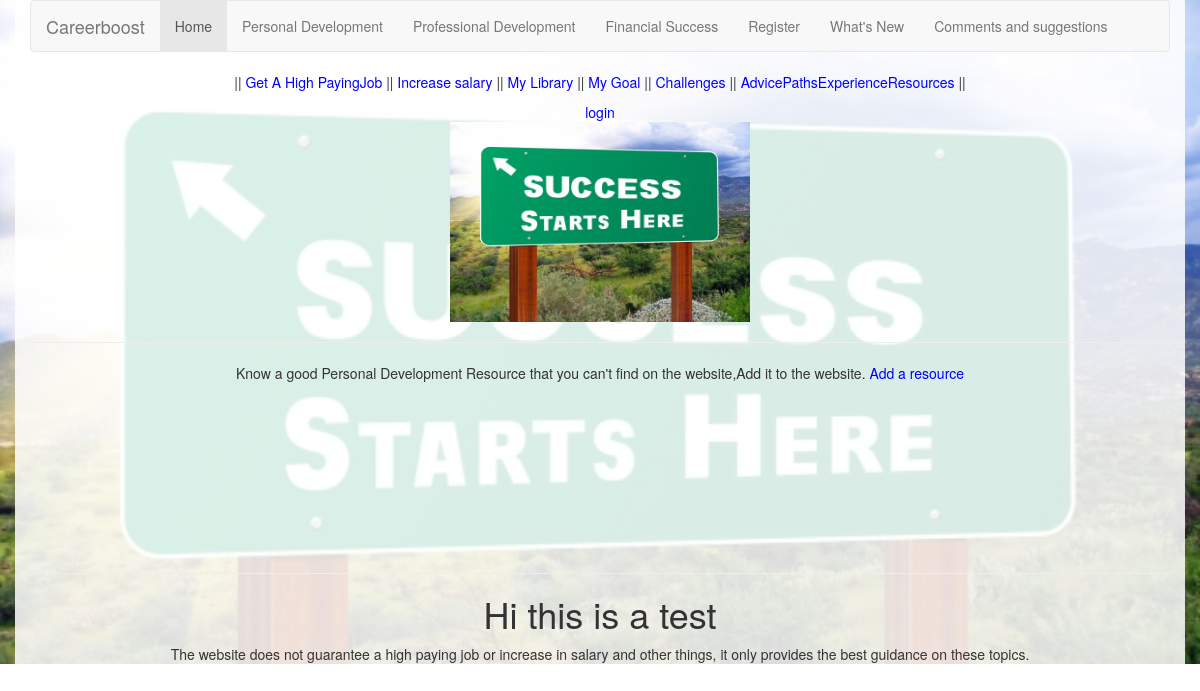
Page /FirstApp/Jim_Rohn/ on the earlier database version.
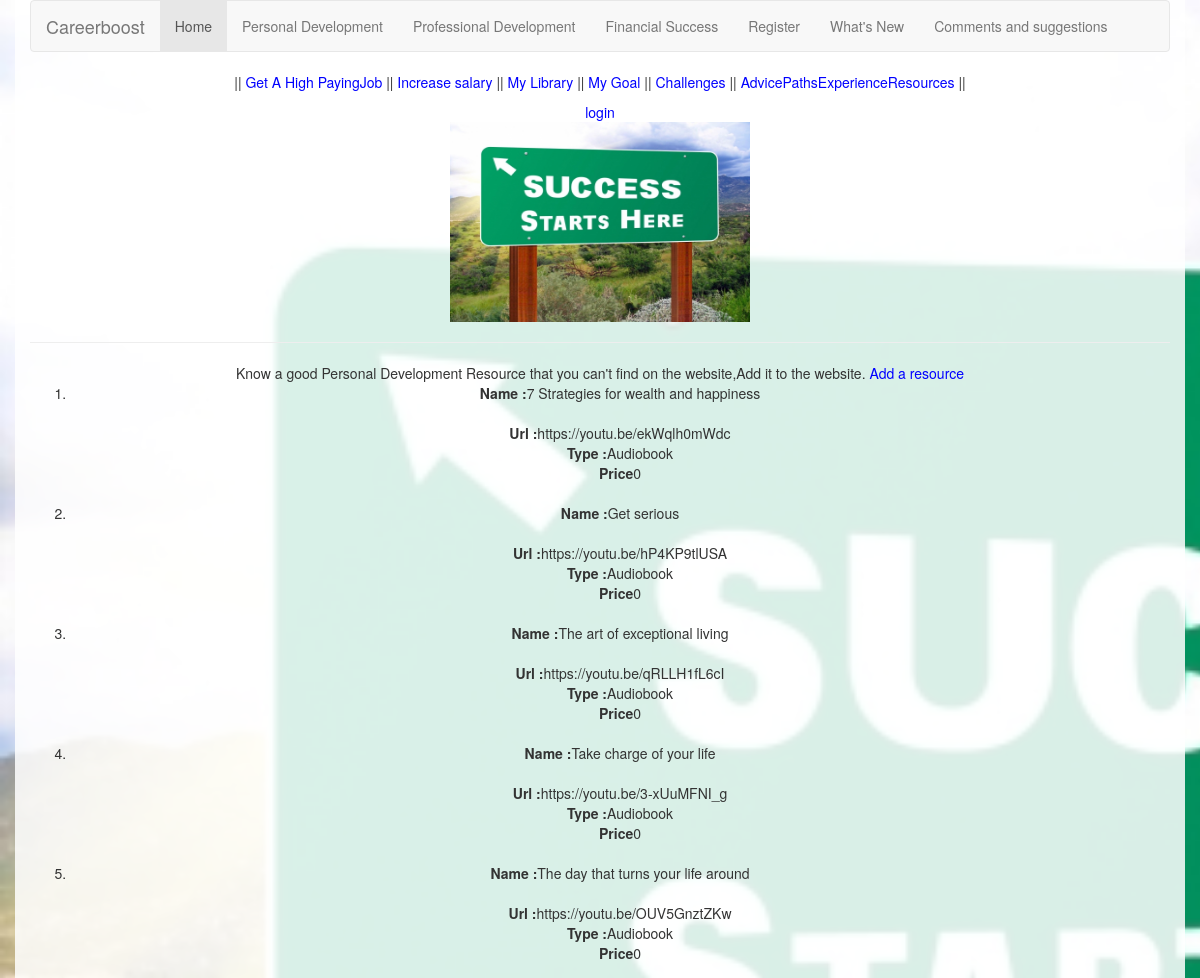
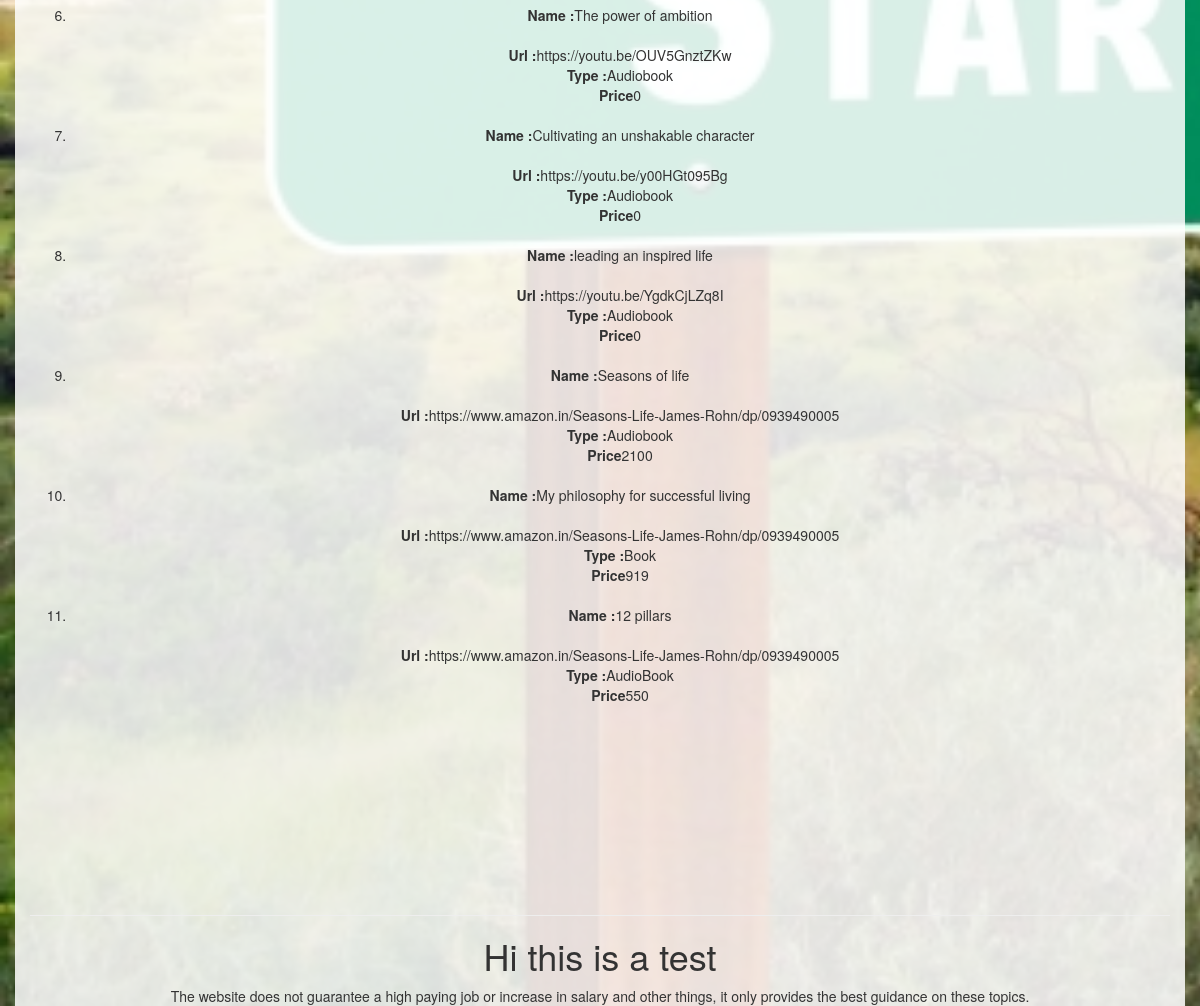
Same page on the later database version (2 pictures, top to bottom).
### FirstApp/models.py (models this page shows, shortened)
class Personal_Development_Resources(models.Model):
    Author=models.CharField(max_length=25)
    Name_Of_Resource=models.CharField(max_length=100)
    Url=models.URLField(max_length=150)
    Type=models.CharField(max_length=25)
    Self_Email=models.EmailField(max_length=100)
    Price=models.IntegerField()
    Released_On=models.DateField()

### FirstApp/views.py (the view)
def JimRohnView(request):
    ResourceList=Personal_Development_Resources.objects.filter(Author="Jim Rohn")
    return render(request,'FirstApp/Jim_Rohn.html',{'Resource':ResourceList})

### templates/FirstApp/Jim_Rohn.html
{% extends "FirstApp/Base.html"%}
{%block Body_Block%}
    Know a good Personal Development Resource that you can't find on the website,Add it to the website.
  <a href="{% url 'FirstApp:Add_Personal_Development_Resource' %}">Add a resource</a>
  <ol>
     {%for resource in Resource %}
     <li><b>Name :</b>{{resource.Name_Of_Resource}}</li><br>
     <b>Url :</b>{{resource.Url}}<br>
      <b>Type :</b>{{resource.Type}}<br>
      <b>Price</b>{{resource.Price}}<br><br>
     {%endfor%}
  </ol>
  {%endblock%}

Differences in the rows shown:
added Personal_Development_Resources: Name_Of_Resource "7 Strategies for wealth and happiness", Url "https://youtu.be/ekWqlh0mWdc", Type "Audiobook", Price "0"
added Personal_Development_Resources: Name_Of_Resource "Get serious", Url "https://youtu.be/hP4KP9tlUSA", Type "Audiobook", Price "0"
added Personal_Development_Resources: Name_Of_Resource "The art of exceptional living", Url "https://youtu.be/qRLLH1fL6cI", Type "Audiobook", Price "0"
added Personal_Development_Resources: Name_Of_Resource "Take charge of your life", Url "https://youtu.be/3-xUuMFNI_g", Type "Audiobook", Price "0"
added Personal_Development_Resources: Name_Of_Resource "The day that turns your life around", Url "https://youtu.be/OUV5GnztZKw", Type "Audiobook", Price "0"
added Personal_Development_Resources: Name_Of_Resource "The power of ambition", Url "https://youtu.be/OUV5GnztZKw", Type "Audiobook", Price "0"
added Personal_Development_Resources: Name_Of_Resource "Cultivating an unshakable character", Url "https://youtu.be/y00HGt095Bg", Type "Audiobook", Price "0"
added Personal_Development_Resources: Name_Of_Resource "leading an inspired life", Url "https://youtu.be/YgdkCjLZq8I", Type "Audiobook", Price "0"
added Personal_Development_Resources: Name_Of_Resource "Seasons of life", Url "https://www.amazon.in/Seasons-Life-James-Rohn/dp/0939490005", Type "Audiobook", Price "2100"
added Personal_Development_Resources: Name_Of_Resource "My philosophy for successful living", Url "https://www.amazon.in/Seasons-Life-James-Rohn/dp/0939490005", Type "Book", Price "919"
added Personal_Development_Resources: Name_Of_Resource "12 pillars", Url "https://www.amazon.in/Seasons-Life-James-Rohn/dp/0939490005", Type "AudioBook", Price "550"
